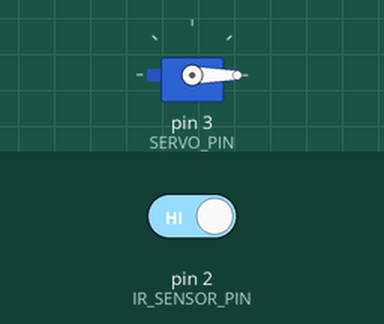
The sketch below on a simulated Arduino Uno, built with avr-gcc and run on an emulated ATmega328P. Shown: servo. Inputs (shaded band) come from the test bench; at power-on: pin 2 (IR_SENSOR_PIN) HIGH.

Above: at 1.2 s.
1.3 s: pin 2 (IR_SENSOR_PIN) driven LOW
At 2.1 s:
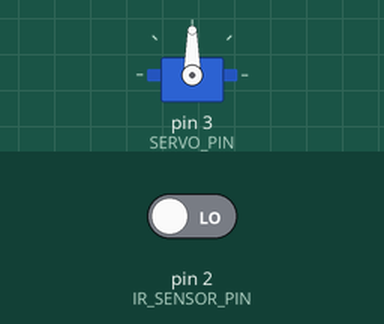
4.3 s: pin 2 (IR_SENSOR_PIN) driven HIGH
At 5.0 s:
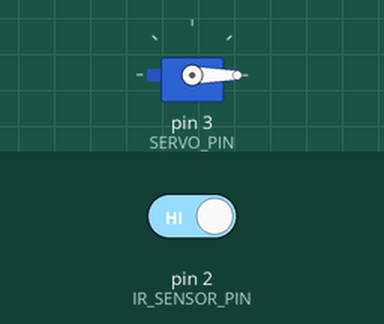
Timing chart, 0 to 7.3 s (numbered marks = the images above; inputs shaded):
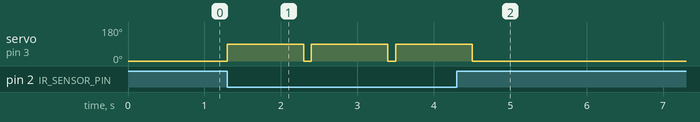

The sketch:

Medicine_Dispenser.ino
```cpp
#include <Servo.h>

#define IR_SENSOR_PIN 2  // IR sensor connected to D2
#define SERVO_PIN 3      // Servo connected to D3

Servo myServo;

void setup() {
    pinMode(IR_SENSOR_PIN, INPUT);
    myServo.attach(SERVO_PIN);
    myServo.write(0);  // Start at 0 degrees
}

void loop() {
    int irState = digitalRead(IR_SENSOR_PIN);

    if (irState == LOW) {  // Object detected (IR sensor output LOW)
        myServo.write(90);  // Rotate servo to 90 degrees
        delay(1000);        // Wait for 1 second
        myServo.write(0);   // Return to 0 degrees
    }

    delay(100); // Small delay to prevent fast triggering
}
```

Measured:
- after the input at 1.3 s, servo on pin 3 (SERVO_PIN): alternates 90° for 1.0 s and 0° for 0.10 s, starting at once
- after the input at 4.3 s, servo on pin 3 (SERVO_PIN): goes on until 4.5 s, then stays 0°
